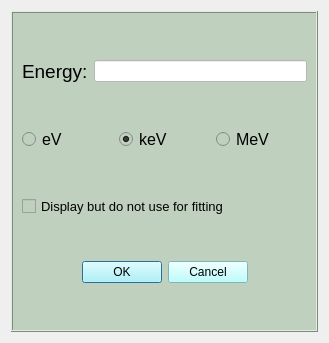
<?xml version="1.0" encoding="UTF-8"?>
<ui version="4.0">
 <class>energy_calibration_win</class>
 <widget class="QDialog" name="energy_calibration_win">
  <property name="geometry">
   <rect>
    <x>0</x>
    <y>0</y>
    <width>329</width>
    <height>343</height>
   </rect>
  </property>
  <property name="windowTitle">
   <string>Dialog</string>
  </property>
  <layout class="QGridLayout" name="gridLayout_2">
   <item row="0" column="0">
    <widget class="QFrame" name="frame">
     <property name="styleSheet">
      <string notr="true">background-color: rgb(192, 208, 191);</string>
     </property>
     <property name="frameShape">
      <enum>QFrame::Box</enum>
     </property>
     <property name="frameShadow">
      <enum>QFrame::Raised</enum>
     </property>
     <layout class="QGridLayout" name="gridLayout_5">
      <item row="0" column="0">
       <layout class="QGridLayout" name="gridLayout_3">
        <item row="0" column="0">
         <widget class="QLabel" name="label">
          <property name="font">
           <font>
            <pointsize>14</pointsize>
           </font>
          </property>
          <property name="text">
           <string>Energy:</string>
          </property>
         </widget>
        </item>
        <item row="0" column="1">
         <widget class="QLineEdit" name="energy_txt">
          <property name="styleSheet">
           <string notr="true">background-color: rgb(255, 255, 255);</string>
          </property>
         </widget>
        </item>
       </layout>
      </item>
      <item row="1" column="0">
       <layout class="QGridLayout" name="gridLayout">
        <item row="0" column="1">
         <widget class="QRadioButton" name="radio_button_kev">
          <property name="font">
           <font>
            <pointsize>12</pointsize>
           </font>
          </property>
          <property name="text">
           <string>keV</string>
          </property>
          <property name="checked">
           <bool>true</bool>
          </property>
          <property name="autoExclusive">
           <bool>true</bool>
          </property>
         </widget>
        </item>
        <item row="0" column="2">
         <widget class="QRadioButton" name="radio_button_mev">
          <property name="font">
           <font>
            <pointsize>12</pointsize>
           </font>
          </property>
          <property name="text">
           <string>MeV</string>
          </property>
          <property name="checked">
           <bool>false</bool>
          </property>
          <property name="autoRepeat">
           <bool>false</bool>
          </property>
          <property name="autoExclusive">
           <bool>true</bool>
          </property>
         </widget>
        </item>
        <item row="0" column="0">
         <widget class="QRadioButton" name="radio_button_ev">
          <property name="font">
           <font>
            <pointsize>12</pointsize>
           </font>
          </property>
          <property name="text">
           <string>eV</string>
          </property>
          <property name="checked">
           <bool>false</bool>
          </property>
          <property name="autoExclusive">
           <bool>true</bool>
          </property>
         </widget>
        </item>
       </layout>
      </item>
      <item row="2" column="0">
       <widget class="QCheckBox" name="checkBox_cal">
        <property name="font">
         <font>
          <pointsize>10</pointsize>
         </font>
        </property>
        <property name="text">
         <string>Display but do not use for fitting</string>
        </property>
       </widget>
      </item>
      <item row="3" column="0">
       <layout class="QGridLayout" name="gridLayout_4">
        <item row="0" column="0">
         <spacer name="horizontalSpacer_2">
          <property name="orientation">
           <enum>Qt::Horizontal</enum>
          </property>
          <property name="sizeHint" stdset="0">
           <size>
            <width>28</width>
            <height>20</height>
           </size>
          </property>
         </spacer>
        </item>
        <item row="0" column="1">
         <widget class="QDialogButtonBox" name="button_ok_cancel">
          <property name="enabled">
           <bool>true</bool>
          </property>
          <property name="font">
           <font>
            <family>MS Shell Dlg 2</family>
            <pointsize>10</pointsize>
            <weight>9</weight>
            <italic>false</italic>
            <bold>false</bold>
           </font>
          </property>
          <property name="acceptDrops">
           <bool>false</bool>
          </property>
          <property name="autoFillBackground">
           <bool>false</bool>
          </property>
          <property name="styleSheet">
           <string notr="true">background-color: rgb(170, 255, 255);
font: 75 10pt &quot;MS Shell Dlg 2&quot;;</string>
          </property>
          <property name="orientation">
           <enum>Qt::Horizontal</enum>
          </property>
          <property name="standardButtons">
           <set>QDialogButtonBox::Cancel|QDialogButtonBox::Ok</set>
          </property>
          <property name="centerButtons">
           <bool>true</bool>
          </property>
         </widget>
        </item>
        <item row="0" column="2">
         <spacer name="horizontalSpacer">
          <property name="orientation">
           <enum>Qt::Horizontal</enum>
          </property>
          <property name="sizeHint" stdset="0">
           <size>
            <width>40</width>
            <height>20</height>
           </size>
          </property>
         </spacer>
        </item>
       </layout>
      </item>
     </layout>
    </widget>
   </item>
  </layout>
 </widget>
 <resources/>
 <connections>
  <connection>
   <sender>button_ok_cancel</sender>
   <signal>accepted()</signal>
   <receiver>energy_calibration_win</receiver>
   <slot>accept()</slot>
   <hints>
    <hint type="sourcelabel">
     <x>248</x>
     <y>254</y>
    </hint>
    <hint type="destinationlabel">
     <x>157</x>
     <y>274</y>
    </hint>
   </hints>
  </connection>
  <connection>
   <sender>button_ok_cancel</sender>
   <signal>rejected()</signal>
   <receiver>energy_calibration_win</receiver>
   <slot>reject()</slot>
   <hints>
    <hint type="sourcelabel">
     <x>316</x>
     <y>260</y>
    </hint>
    <hint type="destinationlabel">
     <x>286</x>
     <y>274</y>
    </hint>
   </hints>
  </connection>
 </connections>
</ui>
